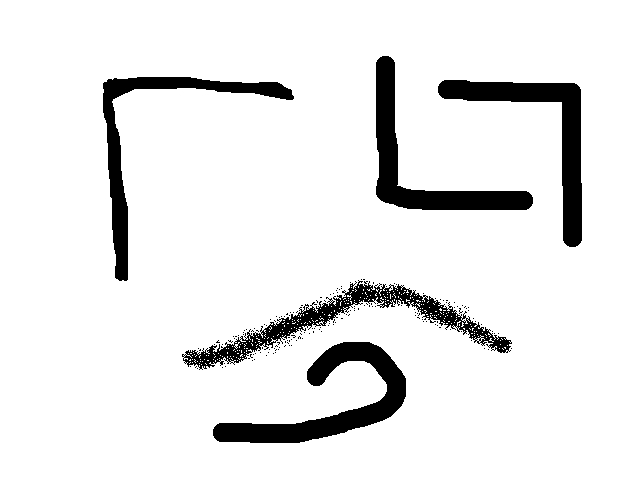
%> input picture 5/matlab/easy_map.jpg, 640 x 480 px
$ octave load_easy_map.m   (GNU Octave 9; MATLAB toolbox functions it lacks are replaced by stand-ins)
%> lines starting %> are read from the running program, lines starting %| are printed output that depends on the picture; in (x1, y1, x2, y2) boxes, pixels count from 0 and x2, y2 are one past the last pixel; in counts of white or black regions, pixels touching at a corner belong together; the program's own positions count from 1
%> further down, bigmap is the input picture: size 480x640x3 uint8; min 0, max 255, mean 232.7
### 5/matlab/color_kmeans.m
function [labels, centroids, distances] = color_kmeans( map, params )
%
% Returns a [ mapRows x mapCols x k ] vector of distances to each kmeans
% centroid.
%
%% Gaussian blur:
%# Create the gaussian filter with hsize = [5 5] and sigma = 2
G = fspecial('gaussian',[5 5],2);
%# Filter it
map = imfilter(map,G,'same');
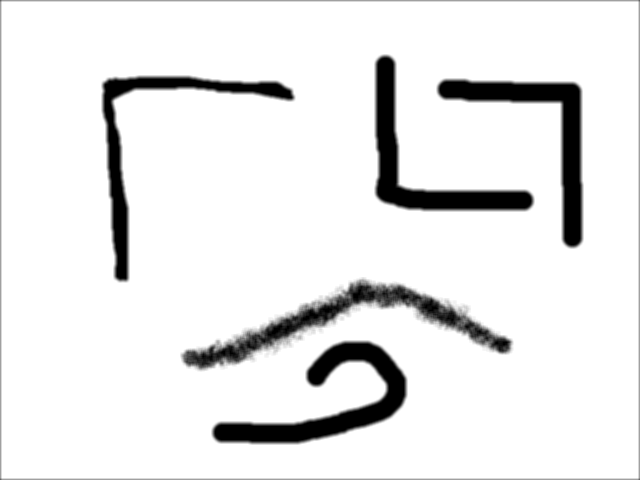
%> map: size 480x640x3 uint8; min 0, max 255, mean 231.8
%% Extract colors using kmeans
nColors = params.num_clusters;
[nrows,ncols,~] = size( map );
%> nrows = 480; ncols = 640
map_list = double(reshape( map, nrows*ncols, 3 ));
[idx, centroids, ~, distance_idx] = kmeans( map_list ,nColors); %,'distance', 'sqEuclidean', 'Replicates',3);
%> centroids = [252 252 252; 26.68 26.68 26.68]
%% reshape and return
labels = reshape(idx,nrows,ncols);
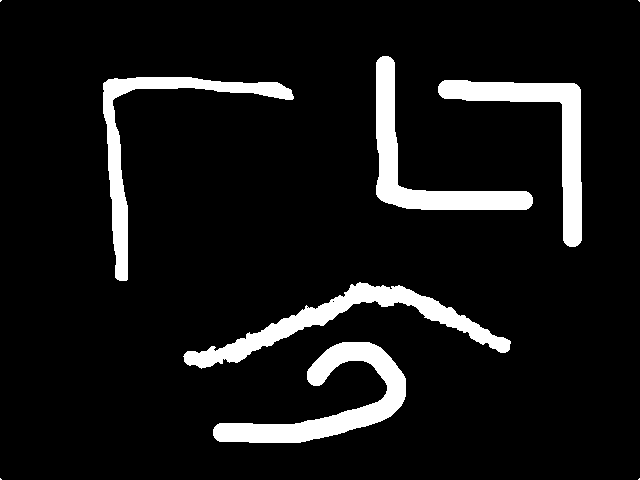
%> labels: size 480x640 double; values 1 (black) and 2 (white), 9% white; 9 white regions (4 under 20 px), largest, box (x1, y1, x2, y2) and area: (213, 342, 406, 443) 6142, (183, 282, 511, 369) 5842, (438, 80, 582, 247) 5410, (376, 56, 533, 210) 5398, (103, 77, 294, 281) 4766
distances = reshape(distance_idx, [nrows, ncols, nColors]);
%figure;
%colormap = varycolor(10);
%imshow(pixel_labels, colormap), title('image labeled by cluster index');

### 5/matlab/extract_features.m
function feature_map = extract_features( map, params )
% feature_map = extract_features( map, params )
% Generates a feature vector map.
%
[labels, centroids, distances] = color_kmeans( map, params );
%> centroids = [252 252 252; 26.68 26.68 26.68]
distances = exp(-distances); % invert distances
S = sum( distances, 3 );
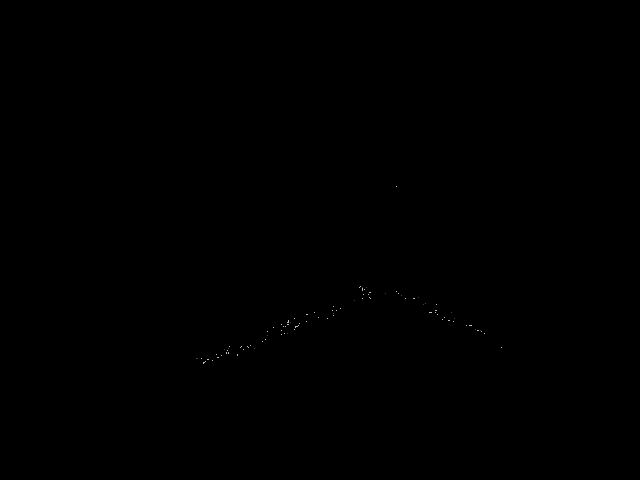
%> S: size 480x640 double; min 0, max 0.739, mean 0.000263
normalized = bsxfun( @rdivide, distances, S );
feature_map = normalized;

### 5/matlab/create_params.m
function params = create_params()
params = struct();
%% Map
% image resize factor:
params.resize_factor = 0.1;
%% Features
params.num_clusters = 16;
%% Gradient ascent:
params.step_size = 0.01;
params.max_iter = 2;
params.convergence_thresh = 2;
%params.regularization = 0.1;
%% plotting:
params.plot_on = true;

### 5/matlab/load_easy_map.m
params = create_params();
params.num_clusters = 2;
params.resize_factor = 1;
bigmap = imread('easy_map.jpg');
map = imresize(bigmap, params.resize_factor);
feature_map = extract_features( map, params );
save('easy_map.mat', 'bigmap', 'map', 'feature_map');
